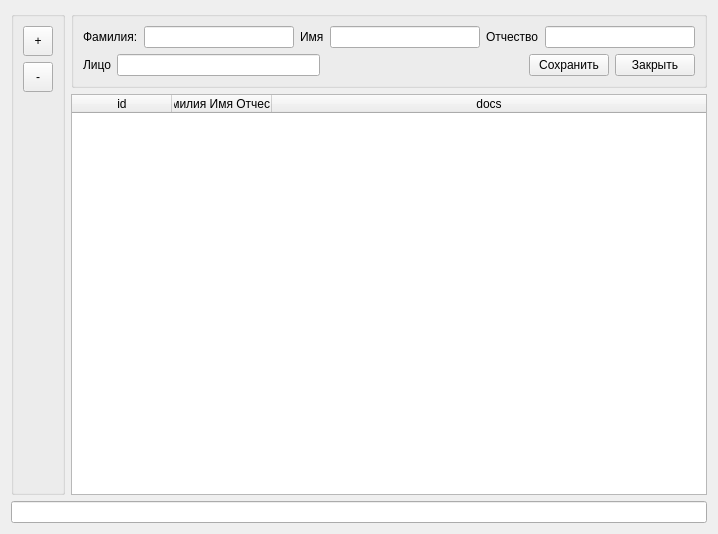
<?xml version="1.0" encoding="UTF-8"?>
<ui version="4.0">
 <class>people</class>
 <widget class="QWidget" name="people">
  <property name="geometry">
   <rect>
    <x>0</x>
    <y>0</y>
    <width>718</width>
    <height>534</height>
   </rect>
  </property>
  <property name="windowTitle">
   <string>Form</string>
  </property>
  <layout class="QGridLayout" name="gridLayout_3">
   <item row="0" column="0">
    <layout class="QVBoxLayout" name="verticalLayout_3">
     <item>
      <layout class="QHBoxLayout" name="horizontalLayout_3">
       <item>
        <widget class="QGroupBox" name="groupBox_menu">
         <property name="title">
          <string/>
         </property>
         <layout class="QGridLayout" name="gridLayout">
          <item row="0" column="0">
           <layout class="QVBoxLayout" name="verticalLayout">
            <item>
             <widget class="QToolButton" name="toolButton_add">
              <property name="minimumSize">
               <size>
                <width>30</width>
                <height>30</height>
               </size>
              </property>
              <property name="maximumSize">
               <size>
                <width>30</width>
                <height>30</height>
               </size>
              </property>
              <property name="text">
               <string>+</string>
              </property>
             </widget>
            </item>
            <item>
             <widget class="QToolButton" name="toolButton_del">
              <property name="minimumSize">
               <size>
                <width>30</width>
                <height>30</height>
               </size>
              </property>
              <property name="maximumSize">
               <size>
                <width>30</width>
                <height>30</height>
               </size>
              </property>
              <property name="text">
               <string>-</string>
              </property>
             </widget>
            </item>
            <item>
             <spacer name="verticalSpacer">
              <property name="orientation">
               <enum>Qt::Vertical</enum>
              </property>
              <property name="sizeHint" stdset="0">
               <size>
                <width>20</width>
                <height>40</height>
               </size>
              </property>
             </spacer>
            </item>
           </layout>
          </item>
         </layout>
        </widget>
       </item>
       <item>
        <layout class="QVBoxLayout" name="verticalLayout_2">
         <item>
          <widget class="QGroupBox" name="groupBox_card">
           <property name="title">
            <string/>
           </property>
           <layout class="QGridLayout" name="gridLayout_2">
            <item row="0" column="0">
             <layout class="QHBoxLayout" name="horizontalLayout">
              <item>
               <widget class="QLabel" name="label">
                <property name="text">
                 <string>Фамилия:</string>
                </property>
               </widget>
              </item>
              <item>
               <widget class="QLineEdit" name="lineEdit_fam"/>
              </item>
              <item>
               <widget class="QLabel" name="label_2">
                <property name="text">
                 <string>Имя</string>
                </property>
               </widget>
              </item>
              <item>
               <widget class="QLineEdit" name="lineEdit_name"/>
              </item>
              <item>
               <widget class="QLabel" name="label_3">
                <property name="text">
                 <string>Отчество</string>
                </property>
               </widget>
              </item>
              <item>
               <widget class="QLineEdit" name="lineEdit_otc"/>
              </item>
             </layout>
            </item>
            <item row="1" column="0">
             <layout class="QHBoxLayout" name="horizontalLayout_2">
              <item>
               <widget class="QLabel" name="label_4">
                <property name="text">
                 <string>Лицо</string>
                </property>
               </widget>
              </item>
              <item>
               <widget class="QLineEdit" name="lineEdit_face"/>
              </item>
              <item>
               <spacer name="horizontalSpacer">
                <property name="orientation">
                 <enum>Qt::Horizontal</enum>
                </property>
                <property name="sizeHint" stdset="0">
                 <size>
                  <width>40</width>
                  <height>20</height>
                 </size>
                </property>
               </spacer>
              </item>
              <item>
               <widget class="QPushButton" name="pushButton_save">
                <property name="text">
                 <string>Сохранить</string>
                </property>
               </widget>
              </item>
              <item>
               <widget class="QPushButton" name="pushButton_close">
                <property name="text">
                 <string>Закрыть</string>
                </property>
               </widget>
              </item>
             </layout>
            </item>
           </layout>
          </widget>
         </item>
         <item>
          <widget class="QTableWidget" name="tableWidget_people">
           <property name="editTriggers">
            <set>QAbstractItemView::NoEditTriggers</set>
           </property>
           <property name="alternatingRowColors">
            <bool>true</bool>
           </property>
           <property name="selectionMode">
            <enum>QAbstractItemView::SingleSelection</enum>
           </property>
           <property name="selectionBehavior">
            <enum>QAbstractItemView::SelectRows</enum>
           </property>
           <property name="sortingEnabled">
            <bool>true</bool>
           </property>
           <attribute name="horizontalHeaderStretchLastSection">
            <bool>true</bool>
           </attribute>
           <attribute name="verticalHeaderDefaultSectionSize">
            <number>21</number>
           </attribute>
           <column>
            <property name="text">
             <string>id</string>
            </property>
           </column>
           <column>
            <property name="text">
             <string>Фамилия Имя Отчество</string>
            </property>
           </column>
           <column>
            <property name="text">
             <string>docs</string>
            </property>
           </column>
          </widget>
         </item>
        </layout>
       </item>
      </layout>
     </item>
     <item>
      <widget class="QLineEdit" name="lineEdit_status"/>
     </item>
    </layout>
   </item>
  </layout>
 </widget>
 <resources/>
 <connections/>
</ui>
